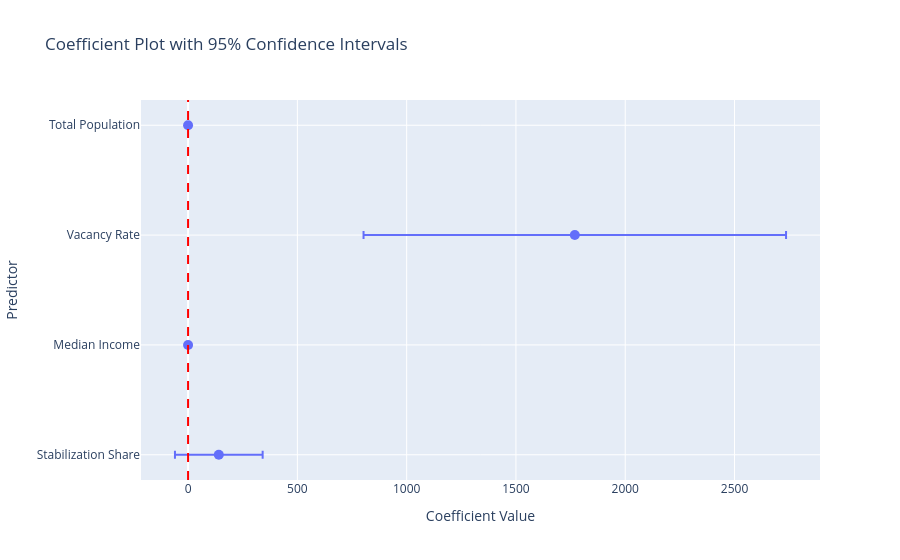

This figure's notebook cell:
### Code cell
# Coefficient Plot (Forest Plot)

alpha = 0.05
df_resid = n - Xk.shape[1] - 1
t_crit = t_dist.ppf(1 - alpha/2, df_resid)

ci_lower = betahat[1:] - t_crit * se_betahat[1:]  # exclude intercept
ci_upper = betahat[1:] + t_crit * se_betahat[1:]
labels = feature_names[1:]  # exclude 'Intercept'

fig = go.Figure()
fig.add_trace(go.Scatter(
    x=betahat[1:], y=labels,
    mode='markers', marker=dict(size=10),
    error_x=dict(
        type='data',
        symmetric=False,
        array=ci_upper - betahat[1:],
        arrayminus=betahat[1:] - ci_lower
    ),
    name='Coefficient'
))
fig.add_vline(x=0, line_dash="dash", line_color="red")
fig.update_layout(title="Coefficient Plot with 95% Confidence Intervals")
fig.update_xaxes(title_text="Coefficient Value")
fig.update_yaxes(title_text="Predictor")
fig.show()

### Figure 1 — Plotly figure (JSON) as saved in the notebook; plotly's stock layout.template omitted (floating-point values rounded to 4 significant figures)
{"data": [{"error_x": {"array": [200.6, 0.001398, 966.5, 0.002095], "arrayminus": [200.6, 0.001398, 966.5, 0.002095], "symmetric": false, "type": "data"}, "marker": {"size": 10}, "mode": "markers", "name": "Coefficient", "type": "scatter", "x": [140.6, 0.01138, 1769.0, 0.0005354], "y": ["Stabilization Share", "Median Income", "Vacancy Rate", "Total Population"]}], "layout": {"shapes": [{"line": {"color": "red", "dash": "dash"}, "type": "line", "x0": 0, "x1": 0, "xref": "x", "y0": 0, "y1": 1, "yref": "y domain"}], "title": {"text": "Coefficient Plot with 95% Confidence Intervals"}, "xaxis": {"title": {"text": "Coefficient Value"}}, "yaxis": {"title": {"text": "Predictor"}}}}
